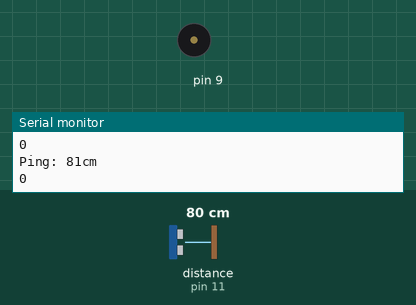
This sketch was run on a simulated Arduino Uno, built with avr-gcc and run on an emulated ATmega328P. Parts: buzzer (waves = sounding), the last lines printed to the serial monitor. The inputs (shaded band) are chosen by the test bench; at power-on: distance to the obstacle (sensor on pin 11) 80 cm. The echo pulse lasts 58.3 µs per cm.

Above: at 1.2 s.
1.3 s: distance to the obstacle (sensor on pin 11) set to 9 cm
At 2.1 s:
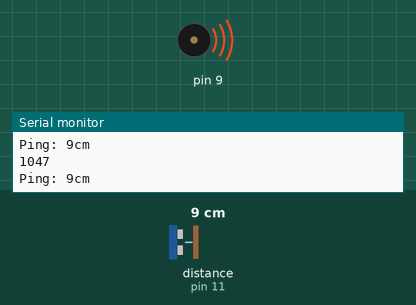
2.8 s: distance to the obstacle (sensor on pin 11) set to 4 cm
At 4.1 s:
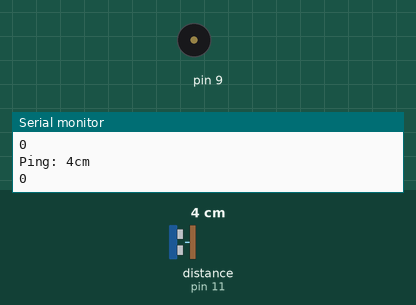
8.8 s: distance to the obstacle (sensor on pin 11) set to 18 cm
At 9.9 s:
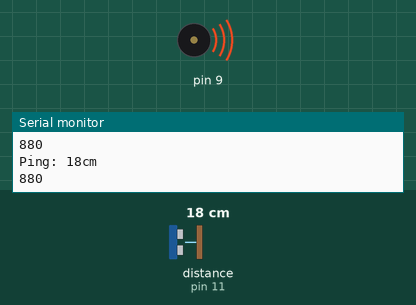
11.8 s: distance to the obstacle (sensor on pin 11) set to 23 cm
At 12.2 s:
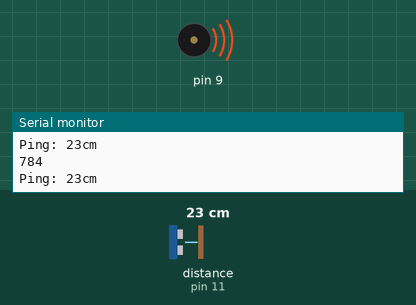
14.8 s: distance to the obstacle (sensor on pin 11) set to 35 cm
At 15.6 s:
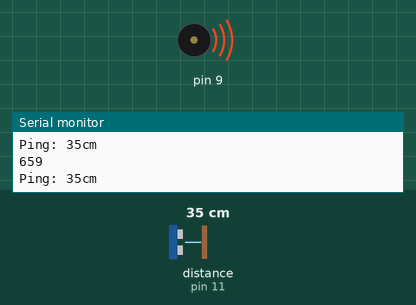
Timing chart, 0 to 17.8 s (numbered marks = the images above; inputs shaded):
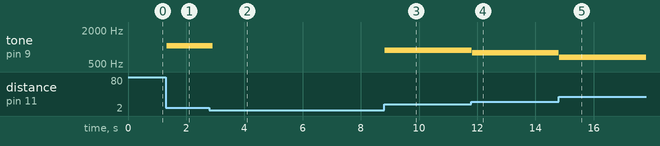

Measured:
- after the input at 1.3 s, tone on pin 9: silent → 1047 Hz at once
- after the input at 2.8 s, tone on pin 9: 1047 Hz → silent after 0.12 s
- after the input at 8.8 s, tone on pin 9: silent → 880 Hz at once
- after the input at 11.8 s, tone on pin 9: 880 Hz → silent at once, → 784 Hz 0.01 s later
- after the input at 14.8 s, tone on pin 9: 784 Hz → silent at once, → 659 Hz 0.01 s later

The sketch:

Ultrasonic_Sensor.ino
```cpp
#include <toneAC.h>

//www.elegoo.com
//2016.06.13

#include <NewPing.h>

#define TRIGGER_PIN  12  // Arduino pin tied to trigger pin on the ultrasonic sensor.
#define ECHO_PIN     11  // Arduino pin tied to echo pin on the ultrasonic sensor.
#define MAX_DISTANCE 200 // Maximum distance we want to ping for (in centimeters). Maximum sensor distance is rated at 400-500cm.

NewPing sonar(TRIGGER_PIN, ECHO_PIN, MAX_DISTANCE); // NewPing setup of pins and maximum distance.

void setup() {
  Serial.begin(9600); // Open serial monitor at 115200 baud to see ping results.
}

int lastSound = 0;
int zeroCount = 0;
int tonePlayed = 0;

void loop() {
  unsigned int uS = sonar.ping(); // Send ping, get ping time in microseconds (uS).
  Serial.print("Ping: ");
  Serial.print(uS / US_ROUNDTRIP_CM); // Convert ping time to distance and print result (0 = outside set distance range, no ping echo)
  Serial.println("cm");
  int therReading = uS / US_ROUNDTRIP_CM;
  int toneMax = 4937;
  int toneMin = 31;
  unsigned long toneFinal = 0;
  if(therReading > 8 && therReading < 56)
    {
      if(therReading < 12) {
        toneFinal =  1047;
        lastSound =  toneFinal;
        playTone(toneFinal);
        return;
      }
      else if(therReading < 16) {
        toneFinal =  988;
        lastSound =  toneFinal;
        playTone(toneFinal);
        return;
      }
      else if(therReading < 20) {
        toneFinal =  880;
        lastSound =  toneFinal;
        playTone(toneFinal);
        return;
      }
      else if(therReading < 24) {
        toneFinal =  784;
        lastSound =  toneFinal;
        playTone(toneFinal);
        return;
      }
      else if(therReading < 32) {
        toneFinal =  698;
        lastSound =  toneFinal;
        playTone(toneFinal);
        return;
      }
      else if(therReading < 40) {
        toneFinal =  659;
        lastSound =  toneFinal;
        playTone(toneFinal);
        return;
      }
      else if(therReading < 48) {
        toneFinal =  587;
        lastSound =  toneFinal;
        playTone(toneFinal);
        return;
      }
      else if(therReading < 56) {
        toneFinal =  523;
        lastSound =  toneFinal;
        playTone(toneFinal);
        return;
      }
    }
    else {
      if(zeroCount == 20) {
          zeroCount = 0;
          lastSound = 0;
          playTone(0);
        }
       else {
          lastSound = lastSound;
          zeroCount ++;
          playTone(lastSound);
        }

      }

}

void playTone(int value) {
  if(tonePlayed != value) {
      toneAC(0);
      delay(13);
    }
  Serial.println(value);
  toneAC(value);
  tonePlayed = value;
  delay(29);
  //toneAC(0);
  //delay(7);
}

void loopOld() {
  unsigned int uS = sonar.ping(); // Send ping, get ping time in microseconds (uS).
  Serial.print("Ping: ");
  Serial.print(uS / US_ROUNDTRIP_CM); // Convert ping time to distance and print result (0 = outside set distance range, no ping echo)
  Serial.println("cm");
  int therReading = uS / US_ROUNDTRIP_CM;
  int toneMax = 4937;
  int toneMin = 31;
  unsigned long toneFinal = 0;
  if(therReading != 0)
    {
      toneFinal =  toneMax /  therReading;
      if(toneFinal < toneMin) {
        toneFinal = toneMin;
        lastSound = toneFinal;
        }
    }
    else {
      if(zeroCount == 40) {
          zeroCount = 0;
          toneFinal = 0;
        }
       else {
          toneFinal = lastSound;
          zeroCount ++;
        }

      }
  Serial.println(toneFinal);
  toneAC(toneFinal);
  delay(66);
  toneAC(0);
  delay(9);
}
```
